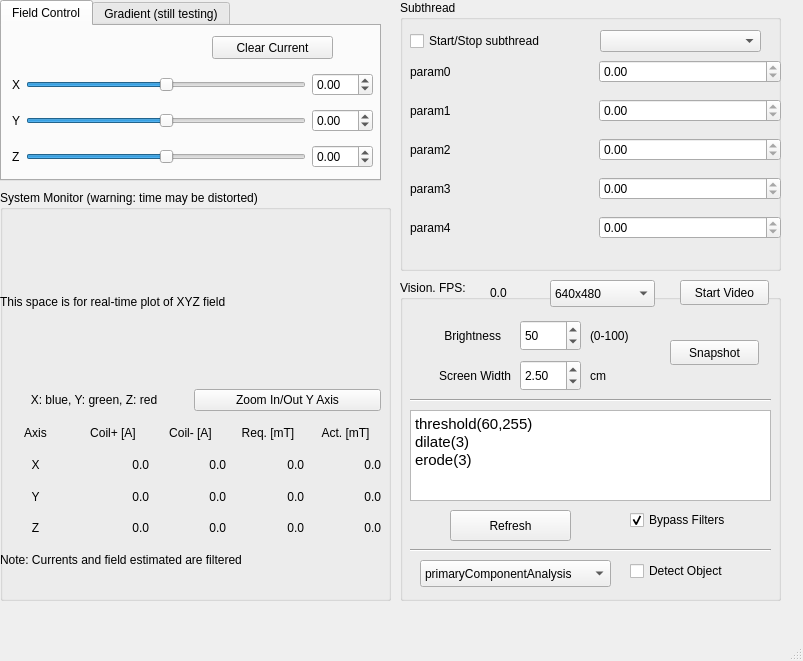
<?xml version="1.0" encoding="UTF-8"?>
<ui version="4.0">
 <class>mainwindow</class>
 <widget class="QMainWindow" name="mainwindow">
  <property name="geometry">
   <rect>
    <x>0</x>
    <y>0</y>
    <width>803</width>
    <height>661</height>
   </rect>
  </property>
  <property name="windowTitle">
   <string>MainWindow</string>
  </property>
  <widget class="QWidget" name="centralwidget">
   <widget class="QTabWidget" name="tabWidget">
    <property name="geometry">
     <rect>
      <x>0</x>
      <y>0</y>
      <width>381</width>
      <height>181</height>
     </rect>
    </property>
    <property name="currentIndex">
     <number>0</number>
    </property>
    <widget class="QWidget" name="tab">
     <attribute name="title">
      <string>Field Control</string>
     </attribute>
     <widget class="QPushButton" name="btn_clearCurrent">
      <property name="geometry">
       <rect>
        <x>210</x>
        <y>10</y>
        <width>121</width>
        <height>23</height>
       </rect>
      </property>
      <property name="text">
       <string>Clear Current</string>
      </property>
     </widget>
     <widget class="QWidget" name="layoutWidget">
      <property name="geometry">
       <rect>
        <x>10</x>
        <y>40</y>
        <width>361</width>
        <height>110</height>
       </rect>
      </property>
      <layout class="QGridLayout" name="gridLayout">
       <item row="0" column="0">
        <widget class="QLabel" name="label_2">
         <property name="text">
          <string>X</string>
         </property>
        </widget>
       </item>
       <item row="0" column="1">
        <widget class="QSlider" name="hsld_x">
         <property name="minimum">
          <number>-2000</number>
         </property>
         <property name="maximum">
          <number>2000</number>
         </property>
         <property name="singleStep">
          <number>10</number>
         </property>
         <property name="pageStep">
          <number>100</number>
         </property>
         <property name="orientation">
          <enum>Qt::Horizontal</enum>
         </property>
        </widget>
       </item>
       <item row="0" column="2">
        <widget class="QDoubleSpinBox" name="dsb_x">
         <property name="minimum">
          <double>-20.000000000000000</double>
         </property>
         <property name="maximum">
          <double>20.000000000000000</double>
         </property>
        </widget>
       </item>
       <item row="1" column="0">
        <widget class="QLabel" name="label_3">
         <property name="text">
          <string>Y</string>
         </property>
        </widget>
       </item>
       <item row="1" column="1">
        <widget class="QSlider" name="hsld_y">
         <property name="minimum">
          <number>-2000</number>
         </property>
         <property name="maximum">
          <number>2000</number>
         </property>
         <property name="singleStep">
          <number>10</number>
         </property>
         <property name="pageStep">
          <number>100</number>
         </property>
         <property name="orientation">
          <enum>Qt::Horizontal</enum>
         </property>
        </widget>
       </item>
       <item row="1" column="2">
        <widget class="QDoubleSpinBox" name="dsb_y">
         <property name="minimum">
          <double>-20.000000000000000</double>
         </property>
         <property name="maximum">
          <double>20.000000000000000</double>
         </property>
        </widget>
       </item>
       <item row="2" column="0">
        <widget class="QLabel" name="label_4">
         <property name="text">
          <string>Z</string>
         </property>
        </widget>
       </item>
       <item row="2" column="1">
        <widget class="QSlider" name="hsld_z">
         <property name="minimum">
          <number>-2000</number>
         </property>
         <property name="maximum">
          <number>2000</number>
         </property>
         <property name="singleStep">
          <number>10</number>
         </property>
         <property name="pageStep">
          <number>100</number>
         </property>
         <property name="orientation">
          <enum>Qt::Horizontal</enum>
         </property>
        </widget>
       </item>
       <item row="2" column="2">
        <widget class="QDoubleSpinBox" name="dsb_z">
         <property name="minimum">
          <double>-20.000000000000000</double>
         </property>
         <property name="maximum">
          <double>20.000000000000000</double>
         </property>
        </widget>
       </item>
      </layout>
     </widget>
    </widget>
    <widget class="QWidget" name="tab_2">
     <attribute name="title">
      <string>Gradient (still testing)</string>
     </attribute>
     <widget class="QWidget" name="layoutWidget_2">
      <property name="geometry">
       <rect>
        <x>10</x>
        <y>20</y>
        <width>321</width>
        <height>110</height>
       </rect>
      </property>
      <layout class="QGridLayout" name="gridLayout_2">
       <item row="0" column="0">
        <widget class="QLabel" name="label_7">
         <property name="text">
          <string>X</string>
         </property>
        </widget>
       </item>
       <item row="0" column="1">
        <widget class="QSlider" name="hsld_xGradient">
         <property name="minimum">
          <number>-1400</number>
         </property>
         <property name="maximum">
          <number>1400</number>
         </property>
         <property name="singleStep">
          <number>10</number>
         </property>
         <property name="pageStep">
          <number>100</number>
         </property>
         <property name="orientation">
          <enum>Qt::Horizontal</enum>
         </property>
        </widget>
       </item>
       <item row="0" column="2">
        <widget class="QDoubleSpinBox" name="dsb_xGradient">
         <property name="minimum">
          <double>-14.000000000000000</double>
         </property>
         <property name="maximum">
          <double>14.000000000000000</double>
         </property>
        </widget>
       </item>
       <item row="1" column="0">
        <widget class="QLabel" name="label_8">
         <property name="text">
          <string>Y</string>
         </property>
        </widget>
       </item>
       <item row="1" column="1">
        <widget class="QSlider" name="hsld_yGradient">
         <property name="minimum">
          <number>-1400</number>
         </property>
         <property name="maximum">
          <number>1400</number>
         </property>
         <property name="singleStep">
          <number>10</number>
         </property>
         <property name="pageStep">
          <number>100</number>
         </property>
         <property name="orientation">
          <enum>Qt::Horizontal</enum>
         </property>
        </widget>
       </item>
       <item row="1" column="2">
        <widget class="QDoubleSpinBox" name="dsb_yGradient">
         <property name="minimum">
          <double>-14.000000000000000</double>
         </property>
         <property name="maximum">
          <double>14.000000000000000</double>
         </property>
        </widget>
       </item>
       <item row="2" column="0">
        <widget class="QLabel" name="label_9">
         <property name="text">
          <string>Z</string>
         </property>
        </widget>
       </item>
       <item row="2" column="1">
        <widget class="QSlider" name="hsld_zGradient">
         <property name="minimum">
          <number>-1400</number>
         </property>
         <property name="maximum">
          <number>1400</number>
         </property>
         <property name="singleStep">
          <number>10</number>
         </property>
         <property name="pageStep">
          <number>100</number>
         </property>
         <property name="orientation">
          <enum>Qt::Horizontal</enum>
         </property>
        </widget>
       </item>
       <item row="2" column="2">
        <widget class="QDoubleSpinBox" name="dsb_zGradient">
         <property name="minimum">
          <double>-14.000000000000000</double>
         </property>
         <property name="maximum">
          <double>14.000000000000000</double>
         </property>
        </widget>
       </item>
      </layout>
     </widget>
    </widget>
   </widget>
   <widget class="QGroupBox" name="groupBox">
    <property name="geometry">
     <rect>
      <x>400</x>
      <y>280</y>
      <width>381</width>
      <height>321</height>
     </rect>
    </property>
    <property name="title">
     <string>Vision. FPS: </string>
    </property>
    <widget class="QTextEdit" name="editor_vision">
     <property name="geometry">
      <rect>
       <x>10</x>
       <y>130</y>
       <width>361</width>
       <height>91</height>
      </rect>
     </property>
     <property name="html">
      <string>&lt;!DOCTYPE HTML PUBLIC &quot;-//W3C//DTD HTML 4.0//EN&quot; &quot;http://www.w3.org/TR/REC-html40/strict.dtd&quot;&gt;
&lt;html&gt;&lt;head&gt;&lt;meta name=&quot;qrichtext&quot; content=&quot;1&quot; /&gt;&lt;style type=&quot;text/css&quot;&gt;
p, li { white-space: pre-wrap; }
&lt;/style&gt;&lt;/head&gt;&lt;body style=&quot; font-family:'PibotoLt'; font-size:12pt; font-weight:400; font-style:normal;&quot;&gt;
&lt;p style=&quot; margin-top:0px; margin-bottom:0px; margin-left:0px; margin-right:0px; -qt-block-indent:0; text-indent:0px;&quot;&gt;&lt;span style=&quot; font-family:'Ubuntu'; font-size:11pt;&quot;&gt;threshold(60,255)&lt;/span&gt;&lt;/p&gt;
&lt;p style=&quot; margin-top:0px; margin-bottom:0px; margin-left:0px; margin-right:0px; -qt-block-indent:0; text-indent:0px;&quot;&gt;&lt;span style=&quot; font-family:'Ubuntu'; font-size:11pt;&quot;&gt;dilate(3)&lt;/span&gt;&lt;/p&gt;
&lt;p style=&quot; margin-top:0px; margin-bottom:0px; margin-left:0px; margin-right:0px; -qt-block-indent:0; text-indent:0px;&quot;&gt;&lt;span style=&quot; font-family:'Ubuntu'; font-size:11pt;&quot;&gt;erode(3)&lt;/span&gt;&lt;/p&gt;
&lt;p style=&quot;-qt-paragraph-type:empty; margin-top:0px; margin-bottom:0px; margin-left:0px; margin-right:0px; -qt-block-indent:0; text-indent:0px;&quot;&gt;&lt;br /&gt;&lt;/p&gt;&lt;/body&gt;&lt;/html&gt;</string>
     </property>
    </widget>
    <widget class="QPushButton" name="btn_refreshFilterRouting">
     <property name="geometry">
      <rect>
       <x>50</x>
       <y>230</y>
       <width>121</width>
       <height>31</height>
      </rect>
     </property>
     <property name="text">
      <string>Refresh</string>
     </property>
    </widget>
    <widget class="QCheckBox" name="chb_bypassFilters">
     <property name="geometry">
      <rect>
       <x>230</x>
       <y>230</y>
       <width>146</width>
       <height>20</height>
      </rect>
     </property>
     <property name="text">
      <string>Bypass Filters</string>
     </property>
     <property name="checked">
      <bool>true</bool>
     </property>
    </widget>
    <widget class="Line" name="line">
     <property name="geometry">
      <rect>
       <x>10</x>
       <y>260</y>
       <width>361</width>
       <height>20</height>
      </rect>
     </property>
     <property name="orientation">
      <enum>Qt::Horizontal</enum>
     </property>
    </widget>
    <widget class="QCheckBox" name="chb_objectDetection">
     <property name="geometry">
      <rect>
       <x>230</x>
       <y>280</y>
       <width>146</width>
       <height>22</height>
      </rect>
     </property>
     <property name="text">
      <string>Detect Object</string>
     </property>
     <property name="checked">
      <bool>false</bool>
     </property>
    </widget>
    <widget class="QComboBox" name="cbb_objectDetectionAlgorithm">
     <property name="geometry">
      <rect>
       <x>20</x>
       <y>280</y>
       <width>191</width>
       <height>27</height>
      </rect>
     </property>
     <item>
      <property name="text">
       <string>primaryComponentAnalysis</string>
      </property>
     </item>
     <item>
      <property name="text">
       <string>detectBiggestContour</string>
      </property>
     </item>
     <item>
      <property name="text">
       <string>algorithmB</string>
      </property>
     </item>
    </widget>
    <widget class="QPushButton" name="btn_snapshot">
     <property name="geometry">
      <rect>
       <x>270</x>
       <y>60</y>
       <width>89</width>
       <height>25</height>
      </rect>
     </property>
     <property name="text">
      <string>Snapshot</string>
     </property>
    </widget>
    <widget class="QLabel" name="label_FPS">
     <property name="geometry">
      <rect>
       <x>90</x>
       <y>0</y>
       <width>71</width>
       <height>26</height>
      </rect>
     </property>
     <property name="text">
      <string>0.0</string>
     </property>
    </widget>
    <widget class="Line" name="line_2">
     <property name="geometry">
      <rect>
       <x>10</x>
       <y>110</y>
       <width>361</width>
       <height>20</height>
      </rect>
     </property>
     <property name="orientation">
      <enum>Qt::Horizontal</enum>
     </property>
    </widget>
    <widget class="QDoubleSpinBox" name="dsb_brightness">
     <property name="geometry">
      <rect>
       <x>120</x>
       <y>40</y>
       <width>61</width>
       <height>31</height>
      </rect>
     </property>
     <property name="decimals">
      <number>0</number>
     </property>
     <property name="minimum">
      <double>0.000000000000000</double>
     </property>
     <property name="maximum">
      <double>100.000000000000000</double>
     </property>
     <property name="singleStep">
      <double>1.000000000000000</double>
     </property>
     <property name="value">
      <double>50.000000000000000</double>
     </property>
    </widget>
    <widget class="QLabel" name="label_6">
     <property name="geometry">
      <rect>
       <x>20</x>
       <y>40</y>
       <width>81</width>
       <height>31</height>
      </rect>
     </property>
     <property name="text">
      <string>Brightness</string>
     </property>
     <property name="alignment">
      <set>Qt::AlignRight|Qt::AlignTrailing|Qt::AlignVCenter</set>
     </property>
    </widget>
    <widget class="QLabel" name="label_10">
     <property name="geometry">
      <rect>
       <x>10</x>
       <y>80</y>
       <width>101</width>
       <height>31</height>
      </rect>
     </property>
     <property name="text">
      <string>Screen Width</string>
     </property>
     <property name="alignment">
      <set>Qt::AlignRight|Qt::AlignTrailing|Qt::AlignVCenter</set>
     </property>
    </widget>
    <widget class="QDoubleSpinBox" name="dsb_screenWidth">
     <property name="geometry">
      <rect>
       <x>120</x>
       <y>80</y>
       <width>61</width>
       <height>31</height>
      </rect>
     </property>
     <property name="keyboardTracking">
      <bool>false</bool>
     </property>
     <property name="showGroupSeparator" stdset="0">
      <bool>false</bool>
     </property>
     <property name="decimals">
      <number>2</number>
     </property>
     <property name="minimum">
      <double>0.500000000000000</double>
     </property>
     <property name="maximum">
      <double>99.989999999999995</double>
     </property>
     <property name="singleStep">
      <double>0.010000000000000</double>
     </property>
     <property name="value">
      <double>2.500000000000000</double>
     </property>
    </widget>
    <widget class="QLabel" name="label_11">
     <property name="geometry">
      <rect>
       <x>190</x>
       <y>80</y>
       <width>31</width>
       <height>31</height>
      </rect>
     </property>
     <property name="text">
      <string>cm</string>
     </property>
    </widget>
    <widget class="QLabel" name="label_12">
     <property name="geometry">
      <rect>
       <x>190</x>
       <y>40</y>
       <width>51</width>
       <height>31</height>
      </rect>
     </property>
     <property name="text">
      <string>(0-100)</string>
     </property>
    </widget>
    <widget class="QPushButton" name="btn_startVideo">
     <property name="geometry">
      <rect>
       <x>280</x>
       <y>0</y>
       <width>89</width>
       <height>25</height>
      </rect>
     </property>
     <property name="text">
      <string>Start Video</string>
     </property>
     <property name="checkable">
      <bool>true</bool>
     </property>
    </widget>
    <widget class="QComboBox" name="cbb_resolution">
     <property name="geometry">
      <rect>
       <x>150</x>
       <y>0</y>
       <width>105</width>
       <height>27</height>
      </rect>
     </property>
     <item>
      <property name="text">
       <string>640x480</string>
      </property>
     </item>
     <item>
      <property name="text">
       <string>320x240</string>
      </property>
     </item>
     <item>
      <property name="text">
       <string>480x320</string>
      </property>
     </item>
     <item>
      <property name="text">
       <string>1024x768</string>
      </property>
     </item>
     <item>
      <property name="text">
       <string>2028x1520</string>
      </property>
     </item>
    </widget>
   </widget>
   <widget class="QGroupBox" name="groupBox_2">
    <property name="geometry">
     <rect>
      <x>400</x>
      <y>0</y>
      <width>381</width>
      <height>271</height>
     </rect>
    </property>
    <property name="title">
     <string>Subthread</string>
    </property>
    <widget class="QCheckBox" name="chb_startStopSubthread">
     <property name="geometry">
      <rect>
       <x>10</x>
       <y>30</y>
       <width>201</width>
       <height>22</height>
      </rect>
     </property>
     <property name="text">
      <string>Start/Stop subthread</string>
     </property>
    </widget>
    <widget class="QComboBox" name="cbb_subThread">
     <property name="geometry">
      <rect>
       <x>200</x>
       <y>30</y>
       <width>161</width>
       <height>22</height>
      </rect>
     </property>
     <item>
      <property name="text">
       <string/>
      </property>
     </item>
     <item>
      <property name="text">
       <string>swimmerCharacterize505</string>
      </property>
     </item>
     <item>
      <property name="text">
       <string>swimmerBenchmark505</string>
      </property>
     </item>
     <item>
      <property name="text">
       <string>swimmerWaypointFollowing505</string>
      </property>
     </item>
     <item>
      <property name="text">
       <string>swimmerPathFollowing505</string>
      </property>
     </item>
     <item>
      <property name="text">
       <string>gripper_joystick_ctrl</string>
      </property>
     </item>
     <item>
      <property name="text">
       <string>swimmerPathFollowing</string>
      </property>
     </item>
     <item>
      <property name="text">
       <string>swimmerBenchmark</string>
      </property>
     </item>
     <item>
      <property name="text">
       <string>tianqiGripper</string>
      </property>
     </item>
     <item>
      <property name="text">
       <string>drawing</string>
      </property>
     </item>
     <item>
      <property name="text">
       <string>twistField</string>
      </property>
     </item>
     <item>
      <property name="text">
       <string>rotateXY</string>
      </property>
     </item>
     <item>
      <property name="text">
       <string>rotateXZ</string>
      </property>
     </item>
     <item>
      <property name="text">
       <string>rotateYZ</string>
      </property>
     </item>
     <item>
      <property name="text">
       <string>osc_saw</string>
      </property>
     </item>
     <item>
      <property name="text">
       <string>osc_triangle</string>
      </property>
     </item>
     <item>
      <property name="text">
       <string>osc_square</string>
      </property>
     </item>
     <item>
      <property name="text">
       <string>osc_sin</string>
      </property>
     </item>
     <item>
      <property name="text">
       <string>oni_cutting</string>
      </property>
     </item>
     <item>
      <property name="text">
       <string>ellipse</string>
      </property>
     </item>
     <item>
      <property name="text">
       <string>examplePiecewiseFunction</string>
      </property>
     </item>
    </widget>
    <widget class="QWidget" name="layoutWidget">
     <property name="geometry">
      <rect>
       <x>10</x>
       <y>50</y>
       <width>371</width>
       <height>201</height>
      </rect>
     </property>
     <layout class="QVBoxLayout" name="verticalLayout">
      <item>
       <layout class="QHBoxLayout" name="horizontalLayout">
        <item>
         <widget class="QLabel" name="lbl_subThreadParam0">
          <property name="text">
           <string>param0</string>
          </property>
         </widget>
        </item>
        <item>
         <widget class="QDoubleSpinBox" name="dsb_subThreadParam0">
          <property name="minimum">
           <double>0.000000000000000</double>
          </property>
          <property name="maximum">
           <double>0.000000000000000</double>
          </property>
          <property name="singleStep">
           <double>1.000000000000000</double>
          </property>
         </widget>
        </item>
       </layout>
      </item>
      <item>
       <layout class="QHBoxLayout" name="horizontalLayout_2">
        <item>
         <widget class="QLabel" name="lbl_subThreadParam1">
          <property name="text">
           <string>param1</string>
          </property>
         </widget>
        </item>
        <item>
         <widget class="QDoubleSpinBox" name="dsb_subThreadParam1">
          <property name="minimum">
           <double>0.000000000000000</double>
          </property>
          <property name="maximum">
           <double>0.000000000000000</double>
          </property>
          <property name="singleStep">
           <double>1.000000000000000</double>
          </property>
         </widget>
        </item>
       </layout>
      </item>
      <item>
       <layout class="QHBoxLayout" name="horizontalLayout_3">
        <item>
         <widget class="QLabel" name="lbl_subThreadParam2">
          <property name="text">
           <string>param2</string>
          </property>
         </widget>
        </item>
        <item>
         <widget class="QDoubleSpinBox" name="dsb_subThreadParam2">
          <property name="minimum">
           <double>0.000000000000000</double>
          </property>
          <property name="maximum">
           <double>0.000000000000000</double>
          </property>
          <property name="singleStep">
           <double>1.000000000000000</double>
          </property>
         </widget>
        </item>
       </layout>
      </item>
      <item>
       <layout class="QHBoxLayout" name="horizontalLayout_4">
        <item>
         <widget class="QLabel" name="lbl_subThreadParam3">
          <property name="text">
           <string>param3</string>
          </property>
         </widget>
        </item>
        <item>
         <widget class="QDoubleSpinBox" name="dsb_subThreadParam3">
          <property name="minimum">
           <double>0.000000000000000</double>
          </property>
          <property name="maximum">
           <double>0.000000000000000</double>
          </property>
          <property name="singleStep">
           <double>1.000000000000000</double>
          </property>
         </widget>
        </item>
       </layout>
      </item>
      <item>
       <layout class="QHBoxLayout" name="horizontalLayout_5">
        <item>
         <widget class="QLabel" name="lbl_subThreadParam4">
          <property name="text">
           <string>param4</string>
          </property>
         </widget>
        </item>
        <item>
         <widget class="QDoubleSpinBox" name="dsb_subThreadParam4">
          <property name="minimum">
           <double>0.000000000000000</double>
          </property>
          <property name="maximum">
           <double>0.000000000000000</double>
          </property>
          <property name="singleStep">
           <double>1.000000000000000</double>
          </property>
         </widget>
        </item>
       </layout>
      </item>
     </layout>
    </widget>
    <zorder>layoutWidget</zorder>
    <zorder>chb_startStopSubthread</zorder>
    <zorder>cbb_subThread</zorder>
   </widget>
   <widget class="QGroupBox" name="groupBox_3">
    <property name="geometry">
     <rect>
      <x>0</x>
      <y>190</y>
      <width>391</width>
      <height>411</height>
     </rect>
    </property>
    <property name="title">
     <string>System Monitor (warning: time may be distorted)</string>
    </property>
    <widget class="QWidget" name="gridLayoutWidget">
     <property name="geometry">
      <rect>
       <x>0</x>
       <y>30</y>
       <width>381</width>
       <height>191</height>
      </rect>
     </property>
     <layout class="QGridLayout" name="LAYOUT_A">
      <item row="2" column="0">
       <layout class="QHBoxLayout" name="horizontalLayout_6">
        <property name="sizeConstraint">
         <enum>QLayout::SetDefaultConstraint</enum>
        </property>
        <item>
         <widget class="QLabel" name="label">
          <property name="text">
           <string>&lt;html&gt;&lt;head/&gt;&lt;body&gt;&lt;p align=&quot;center&quot;&gt;X: blue, Y: green, Z: red&lt;/p&gt;&lt;/body&gt;&lt;/html&gt;</string>
          </property>
          <property name="textFormat">
           <enum>Qt::RichText</enum>
          </property>
         </widget>
        </item>
        <item>
         <layout class="QVBoxLayout" name="verticalLayout_2">
          <item>
           <widget class="QPushButton" name="btn_zoom">
            <property name="text">
             <string>Zoom In/Out Y Axis</string>
            </property>
           </widget>
          </item>
         </layout>
        </item>
       </layout>
      </item>
      <item row="0" column="0" rowspan="2">
       <widget class="QLabel" name="lbl_plot">
        <property name="layoutDirection">
         <enum>Qt::RightToLeft</enum>
        </property>
        <property name="text">
         <string>This space is for real-time plot of XYZ field</string>
        </property>
        <property name="textFormat">
         <enum>Qt::PlainText</enum>
        </property>
        <property name="wordWrap">
         <bool>false</bool>
        </property>
       </widget>
      </item>
     </layout>
    </widget>
    <widget class="QWidget" name="gridLayoutWidget_2">
     <property name="geometry">
      <rect>
       <x>0</x>
       <y>230</y>
       <width>381</width>
       <height>121</height>
      </rect>
     </property>
     <layout class="QGridLayout" name="gridLayout_3">
      <item row="2" column="1">
       <widget class="QLabel" name="label_y1">
        <property name="text">
         <string>0.0</string>
        </property>
        <property name="alignment">
         <set>Qt::AlignRight|Qt::AlignTrailing|Qt::AlignVCenter</set>
        </property>
       </widget>
      </item>
      <item row="2" column="2">
       <widget class="QLabel" name="label_y2">
        <property name="text">
         <string>0.0</string>
        </property>
        <property name="alignment">
         <set>Qt::AlignRight|Qt::AlignTrailing|Qt::AlignVCenter</set>
        </property>
       </widget>
      </item>
      <item row="1" column="3">
       <widget class="QLabel" name="label_xBreq">
        <property name="text">
         <string>0.0</string>
        </property>
        <property name="alignment">
         <set>Qt::AlignRight|Qt::AlignTrailing|Qt::AlignVCenter</set>
        </property>
       </widget>
      </item>
      <item row="2" column="0">
       <widget class="QLabel" name="label_17">
        <property name="text">
         <string>Y</string>
        </property>
        <property name="alignment">
         <set>Qt::AlignCenter</set>
        </property>
       </widget>
      </item>
      <item row="1" column="0">
       <widget class="QLabel" name="label_16">
        <property name="text">
         <string>X</string>
        </property>
        <property name="alignment">
         <set>Qt::AlignCenter</set>
        </property>
       </widget>
      </item>
      <item row="3" column="0">
       <widget class="QLabel" name="label_18">
        <property name="text">
         <string>Z</string>
        </property>
        <property name="alignment">
         <set>Qt::AlignCenter</set>
        </property>
       </widget>
      </item>
      <item row="0" column="0">
       <widget class="QLabel" name="label_19">
        <property name="text">
         <string>Axis</string>
        </property>
        <property name="alignment">
         <set>Qt::AlignCenter</set>
        </property>
       </widget>
      </item>
      <item row="1" column="2">
       <widget class="QLabel" name="label_x2">
        <property name="text">
         <string>0.0</string>
        </property>
        <property name="alignment">
         <set>Qt::AlignRight|Qt::AlignTrailing|Qt::AlignVCenter</set>
        </property>
       </widget>
      </item>
      <item row="0" column="1">
       <widget class="QLabel" name="label_20">
        <property name="text">
         <string>Coil+ [A]</string>
        </property>
        <property name="alignment">
         <set>Qt::AlignCenter</set>
        </property>
       </widget>
      </item>
      <item row="1" column="4">
       <widget class="QLabel" name="label_xBact">
        <property name="text">
         <string>0.0</string>
        </property>
        <property name="alignment">
         <set>Qt::AlignRight|Qt::AlignTrailing|Qt::AlignVCenter</set>
        </property>
       </widget>
      </item>
      <item row="0" column="2">
       <widget class="QLabel" name="label_21">
        <property name="text">
         <string>Coil- [A]</string>
        </property>
        <property name="alignment">
         <set>Qt::AlignCenter</set>
        </property>
       </widget>
      </item>
      <item row="0" column="3">
       <widget class="QLabel" name="label_22">
        <property name="text">
         <string>Req. [mT]</string>
        </property>
        <property name="alignment">
         <set>Qt::AlignCenter</set>
        </property>
       </widget>
      </item>
      <item row="0" column="4">
       <widget class="QLabel" name="label_23">
        <property name="text">
         <string>Act. [mT]</string>
        </property>
        <property name="alignment">
         <set>Qt::AlignCenter</set>
        </property>
       </widget>
      </item>
      <item row="1" column="1">
       <widget class="QLabel" name="label_x1">
        <property name="text">
         <string>0.0</string>
        </property>
        <property name="alignment">
         <set>Qt::AlignRight|Qt::AlignTrailing|Qt::AlignVCenter</set>
        </property>
       </widget>
      </item>
      <item row="2" column="3">
       <widget class="QLabel" name="label_yBreq">
        <property name="text">
         <string>0.0</string>
        </property>
        <property name="alignment">
         <set>Qt::AlignRight|Qt::AlignTrailing|Qt::AlignVCenter</set>
        </property>
       </widget>
      </item>
      <item row="2" column="4">
       <widget class="QLabel" name="label_yBact">
        <property name="text">
         <string>0.0</string>
        </property>
        <property name="alignment">
         <set>Qt::AlignRight|Qt::AlignTrailing|Qt::AlignVCenter</set>
        </property>
       </widget>
      </item>
      <item row="3" column="1">
       <widget class="QLabel" name="label_z1">
        <property name="text">
         <string>0.0</string>
        </property>
        <property name="alignment">
         <set>Qt::AlignRight|Qt::AlignTrailing|Qt::AlignVCenter</set>
        </property>
       </widget>
      </item>
      <item row="3" column="2">
       <widget class="QLabel" name="label_z2">
        <property name="text">
         <string>0.0</string>
        </property>
        <property name="alignment">
         <set>Qt::AlignRight|Qt::AlignTrailing|Qt::AlignVCenter</set>
        </property>
       </widget>
      </item>
      <item row="3" column="3">
       <widget class="QLabel" name="label_zBreq">
        <property name="text">
         <string>0.0</string>
        </property>
        <property name="alignment">
         <set>Qt::AlignRight|Qt::AlignTrailing|Qt::AlignVCenter</set>
        </property>
       </widget>
      </item>
      <item row="3" column="4">
       <widget class="QLabel" name="label_zBact">
        <property name="text">
         <string>0.0</string>
        </property>
        <property name="alignment">
         <set>Qt::AlignRight|Qt::AlignTrailing|Qt::AlignVCenter</set>
        </property>
       </widget>
      </item>
     </layout>
    </widget>
    <widget class="QLabel" name="label_5">
     <property name="geometry">
      <rect>
       <x>0</x>
       <y>360</y>
       <width>381</width>
       <height>20</height>
      </rect>
     </property>
     <property name="text">
      <string>Note: Currents and field estimated are filtered</string>
     </property>
    </widget>
   </widget>
  </widget>
  <widget class="QMenuBar" name="menubar">
   <property name="geometry">
    <rect>
     <x>0</x>
     <y>0</y>
     <width>803</width>
     <height>27</height>
    </rect>
   </property>
  </widget>
  <widget class="QStatusBar" name="statusbar"/>
 </widget>
 <resources/>
 <connections/>
</ui>
